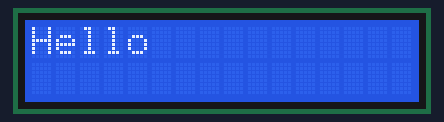
The sketch below on a simulated Arduino Uno, built with avr-gcc and run on an emulated ATmega328P. Shown: 16×2 character LCD.

Above: at 0.1 s.

The sketch:

LCD.ino
```cpp
#include <Wire.h>
#include <LiquidCrystal_I2C.h>

LiquidCrystal_I2C lcd(0x3F,16,2);  //LCD I2C 통신 설정(주소, 글자수, 줄수)

void setup() {
  lcd.init(); //LCD I2C 통신 초기화 설정
  lcd.backlight(); //배경화면 빛 설정
}

void loop() {
  lcd.print("Hello");
  delay(2000);
  lcd.init();
}
```
